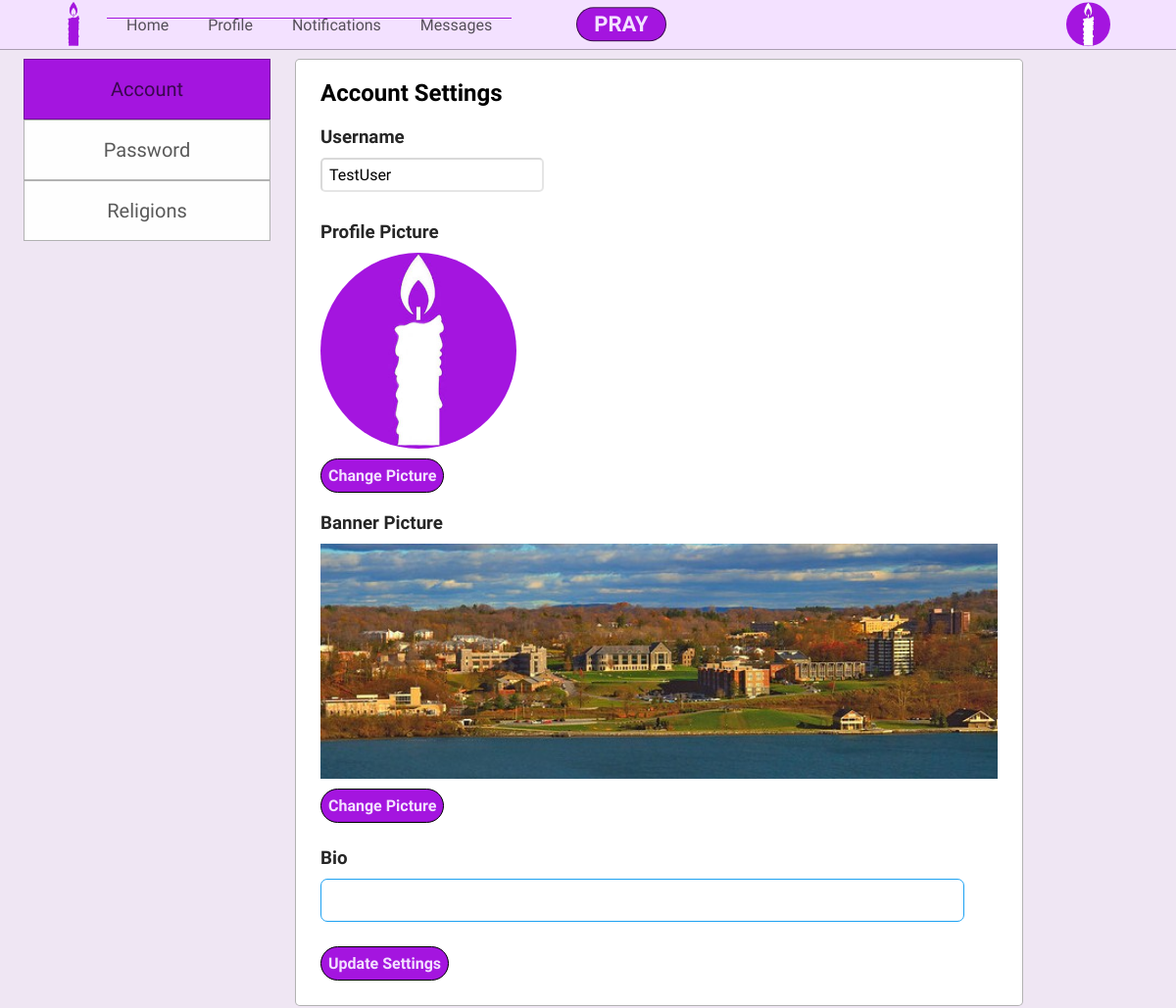
Page /settings-account.php (signed in) on the committed database.
### tables this page shows
CREATE TABLE Users(
    userid INT(10) PRIMARY KEY AUTO_INCREMENT,
    fname VARCHAR(20),
    lname VARCHAR(20),
    username VARCHAR(12),
    user_password VARCHAR(15),
    bio TEXT,
    zipCode INT(10),
    Primary_religion INT(10),
    theme VARCHAR(20),
    email VARCHAR(30),
    phone_number VARCHAR(15),
    pPicture VARCHAR(20),
    bPicture VARCHAR(20),
    securityquest VARCHAR(100),
    securityAnswer VARCHAR(20),
    dateLastMaint DATETIME DEFAULT CURRENT_TIMESTAMP,
    dateAdded DATETIME DEFAULT CURRENT_TIMESTAMP,
    CONSTRAINT FK_Users_Religions FOREIGN KEY (Primary_religion) REFERENCES Religions (relid)
);

### config/functions.php (called while the page is built, shortened)
<?php
    function getRoot(){
        $root = ROOT_DIR;
        $root = str_replace("\\", "/", $root);
        $root = str_replace('/config', '',$root);
        $pageroot = getcwd() ."/";
        $pageroot = str_replace("\\", "/", $pageroot);
        $root = str_replace($root."/", '' , $pageroot);
        $root = preg_replace("#(/.*?).*?(/)#", '/../', "/".$root);
        $root = substr($root, 1);
        return $root;
    }
?>

### Database/mydb.php (called while the page is built, shortened)
<?php
Class mydb {
    protected $conn;
    Public function __construct($con){
        $this->conn = $con;
    }
    function FetchQuery($query){
        $arrayresult = [];
        if($queryresult = mysqli_query($this->conn, $query)){
            while ($row = mysqli_fetch_assoc($queryresult)){
                $arrayresult[] = $row;
            }
            return $arrayresult;
        }else{
            echo"</br></br></br>";
            die(mysqli_error($this->conn) ."</br>".$query);
        }
    }
}
?>

### config/permissions.php (called while the page is built, shortened)
<?php
    $id =  isset($id) ? $id : $_SESSION['userId'];
    $usersettings = isLoggedIn($id, $db);
    function isLoggedIn($id, $db){
        $SETTINGS['username'] = '';
        $SETTINGS['firstname'] = '';
        $SETTINGS['lastname'] = '';
        $SETTINGS['password'] = '';
        if($_SESSION['userId'] != ''){
            $userquery = "SELECT *
                          FROM USERS
                          WHERE userid = $id";
            $userresult = $db->FetchQuery($userquery);
            $SETTINGS['username'] = $userresult[0]['username'];
            $SETTINGS['firstname'] = $userresult[0]['fname'];
            $SETTINGS['lastname'] = $userresult[0]['lname'];
            $SETTINGS['password'] = $userresult[0]['user_password'];
            return $SETTINGS;
        }
    }
?>

### config/ApplicationTop.php (called while the page is built, shortened)
<?php
    include 'dbconfig.php';
    include 'functions.php';
    include getRoot().'config/permissions.php';
    include getRoot().'Classes/createheader.php';
    include getRoot().'Classes/createFooter.php';
?>

### settings-account.php (the view, shortened to what this page needs)
<?php
    require 'config/ApplicationTop.php';
    include 'Classes/createUserSettings.php';
    $menus = [
        [
            'name'=>'Home',
            'link'=>'index.php',
            'active'=>''
        ],
        [
            'name'=>'Profile',
            'link'=>'profile.php',
            'active'=>''
        ],
        [
            'name'=>'Notifications',
            'link'=>'notifications.php',
            'active'=>''
        ],
        [
            'name'=>'Messages',
            'link'=>'messages.php',
            'active'=>''
        ]
    ];
    $header = new Header($db, $menus, $title, $css);
    $header->ShowUserMenu($id);
    $header->displayHeader();
    $userinfoquery = "SELECT * FROM USERS where userid = $id";
    $userinfo = $db->fetchQuery($userinfoquery);
    ?>
<section class='index-body' id='body'>
    <div class='account-settings-box'>
        <h1>Account Settings</h1>
        <form method='post' action='php/updateAccountSettings.php' enctype='multipart/form-data'>
            <h3 class='settings-header'>Username</h3><input type='text' name='username' value=<?php echo $userinfo[0]['username'] ?>>
            <h3 class='settings-header'>Profile Picture</h3>
                <div id='profile-prev'>
                    <img src='<?php echo getRoot()."images/Users/".$id."/Profile/".$userinfo[0]['pPicture']?> ' id='profile-preview'>
                </div>
                <label for="profile">Change Picture</label>
            <h3 class='settings-header'>Banner Picture</h3>
                <div id='banner-prev'>
                    <img src='<?php echo getRoot()."images/Users/".$id."/Banner/".$userinfo[0]['bPicture']?> ' id='banner-preview'>
                </div>
                <label for="banner">Change Picture</label>
                <div class='account-bio'>
                <h3 class='settings-header'>Bio</h3><textarea name='bio' onkeyup='auto_grow(this)' value=''><?php echo $userinfo[0]['bio']?></textarea>
                </div>
                <div class='update-button'>
                    <button type='submit' name='update' id='update-settings'>Update Settings</button>
                </div>
        </form>
    </div>

### Classes/createheader.php (shortened to what this page needs)
<?php
    class Header{
        protected $db;
        protected $menus;
        protected $loggedIn;
        protected $userid;
        protected $title;
        protected $css;
        protected $profpic;
        Public function __construct($db,$menus,$title,$css){
            $this->db = $db;
            $this->menus = $menus;
            $this->title = $title;
            $this->css = $css;
        }
        function showUserMenu($id, $bool = 1){
            $this->loggedIn = $bool;
            $this->userid = $id;
            $this->getUserInfo();
        }
        function displayHeader(){
            $this->createTitle();
            echo "
                  <section class='header'>
                  <div class='header-box'>
                  <ul class='logo-box'>
                      <li class='logo-li'>
                          <a href='index.php'><img class='logo' src='".getRoot()."images/icons/favicon.png'></a>
                      </li>
                  </ul>
                  <ul class='header-link-box'>";
            foreach($this->menus as $i){
                echo "<li class='header-link ".$i['active']."'>
                        <a href='".$i['link']."'>".$i['name']."</a>
                      </li>";
            }
            echo "</ul>";
            if($this->loggedIn == 1){
                echo "
                <ul class='header-profile-pic'>
                    <li id='sort-compose'>
                        <div id='startprayer' onclick='ShowCompose()'>PRAY</div>
                    </li>
                    <li id='header-profile-pic-link' onclick='ShowMenu()'>
                        <img class='index-profile-pic' src='".getRoot()."images/Users/".$this->userid."/Profile/".$this->profpic."'>
                    </li>
                </ul>";
            }
            echo "</div></section>";
        }
        function createTitle(){
           echo "<html>
           <script type='text/javascript' src='js/PrayImg.js'></script>
           <script type='text/javascript' src='js/updatemessages.js'></script>
                    <head>
                        <title>".$this->title."</title>
                        <link rel='shortcut icon' href='images/icons/favicon.png'>
                        <meta name='viewport' content='width=device-width, initial-scale=1.0'>
                        <link href='https://fonts.googleapis.com/css?family=Work Sans' rel='stylesheet'>
                    </head>
                    <body>";
            $this->addcss();
        }
        function addcss(){
            foreach($this->css as $i){
                echo "<link rel='stylesheet' type='text/css' href='".$i["src"]."'>";
                continue;
            }
        }
        function getUserInfo(){
            $query = "SELECT * FROM USERS WHERE userid = '$this->userid'";
            $result = $this->db->fetchQuery($query);
            $this->profpic = $result[0]['pPicture'];
        }
    }
?>

### rows in the picture
users: pPicture (picture), username "TestUser", bPicture (picture)

### other values in the picture
$i['name'] "Home"
$i['name'] "Profile"
$i['name'] "Notifications"
$i['name'] "Messages"
$i['name'] "Account"
$i['name'] "Password"
$i['name'] "Religions"
